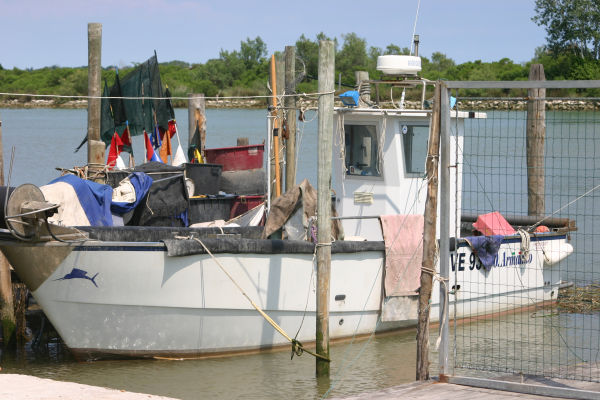
#> input picture python-libraries/numpy/boat.jpg, 600 x 400 px
$ python flipv-image.py
#> lines starting #> are read from the running program, lines starting #| are printed output that depends on the picture
# Author:  Martin McBride
# Created: 2021-03-17
# Copyright (C) 2021, Martin McBride
# License: MIT

import numpy as np
from PIL import Image

img_in = Image.open('boat.jpg')
#> img_in is the input picture: PIL image 600x400 RGB; mean R, G, B 143.2, 144.1, 140.7
array = np.array(img_in)

flipped_array = np.flipud(array)
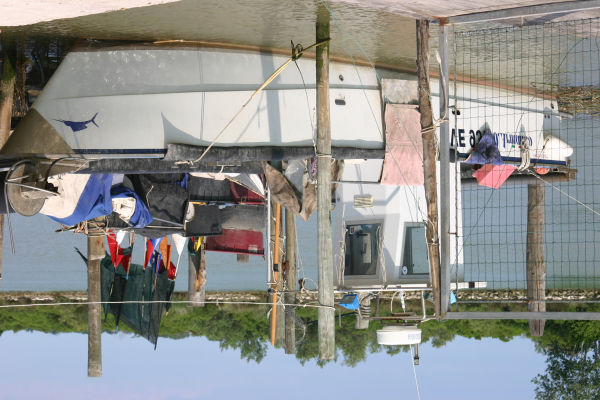
#> flipped_array: shape (400, 600, 3); mean R, G, B 143.2, 144.1, 140.7

img_out = Image.fromarray(flipped_array)
img_out.save('flipv-boat.jpg')
